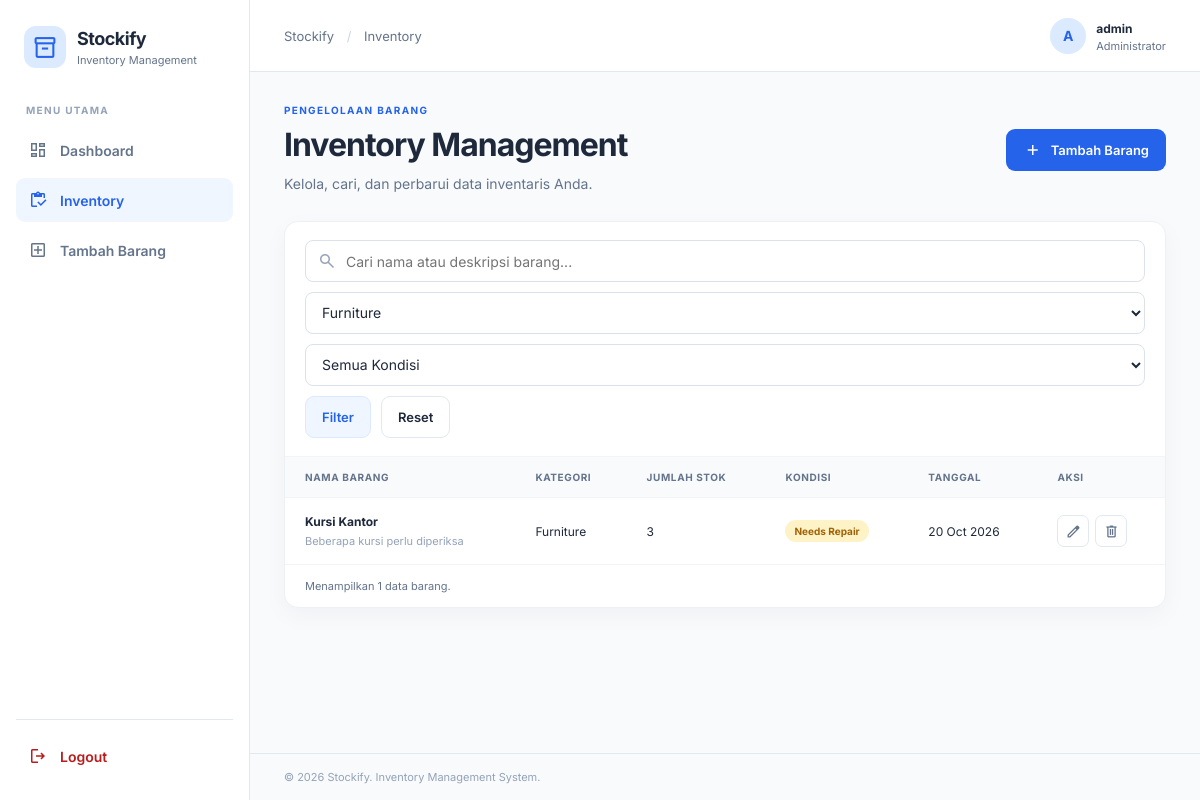
Screenshot of /barang.php?category=Furniture (signed in) with the database file from the repository.
### tables this page shows
CREATE TABLE IF NOT EXISTS items (
    id INT UNSIGNED AUTO_INCREMENT PRIMARY KEY,
    item_name VARCHAR(150) NOT NULL,
    category VARCHAR(100) NOT NULL,
    quantity INT UNSIGNED NOT NULL DEFAULT 0,
    condition_status ENUM('Good', 'Needs Repair', 'Damaged') NOT NULL DEFAULT 'Good',
    description TEXT NULL,
    created_at TIMESTAMP DEFAULT CURRENT_TIMESTAMP,
    updated_at TIMESTAMP DEFAULT CURRENT_TIMESTAMP ON UPDATE CURRENT_TIMESTAMP
);

### barang.php (the view, shortened to what this page needs)
<?php
require_once 'config/database.php';
$search = trim($_GET['q'] ?? '');
$category = trim($_GET['category'] ?? '');
$sql = 'SELECT * FROM items WHERE 1=1';
$params = [];
if ($category !== '') { $sql .= ' AND category = ?'; $params[] = $category; }
$sql .= ' ORDER BY created_at DESC, id DESC';
$stmt = $pdo->prepare($sql);
$stmt->execute($params);
$items = $stmt->fetchAll();
$categories = $pdo->query("SELECT DISTINCT category FROM items WHERE category <> '' ORDER BY category")->fetchAll(PDO::FETCH_COLUMN);
require 'includes/header.php';
?>
<section class="page-heading">
    <div><p class="eyebrow">PENGELOLAAN BARANG</p><h1>Inventory Management</h1><p>Kelola, cari, dan perbarui data inventaris Anda.</p></div>
    <a href="tambah_barang.php" class="btn btn-primary"><span class="material-symbols-outlined">add</span>Tambah Barang</a>
</section>
<section class="panel">
    <form method="get" class="filters">
        <div class="search-field"><span class="material-symbols-outlined">search</span><input type="search" name="q" value="<?= htmlspecialchars($search) ?>" placeholder="Cari nama atau deskripsi barang..."></div>
        <select name="category" aria-label="Filter kategori"><option value="">Semua Kategori</option><?php foreach ($categories as $cat): ?><option value="<?= htmlspecialchars($cat) ?>" <?= $category === $cat ? 'selected' : '' ?>><?= htmlspecialchars($cat) ?></option><?php endforeach; ?></select>
        <select name="condition" aria-label="Filter kondisi"><option value="">Semua Kondisi</option></select>
        <button class="btn btn-secondary" type="submit">Filter</button>
        <a class="btn btn-ghost" href="barang.php">Reset</a>
    </form>
    <?php if (!$items): ?>
        <div class="empty-state"><span class="material-symbols-outlined">inventory</span><h3>Barang tidak ditemukan</h3><p>Coba ubah kata kunci atau tambahkan data barang baru.</p><a href="tambah_barang.php" class="btn btn-primary">Tambah Barang</a></div>
    <?php else: ?>
    <div class="table-wrap"><table><thead><tr><th>Nama Barang</th><th>Kategori</th><th>Jumlah Stok</th><th>Kondisi</th><th>Tanggal</th><th>Aksi</th></tr></thead><tbody>
    <?php foreach ($items as $item): ?>
    <tr>
        <td><strong><?= htmlspecialchars($item['item_name']) ?></strong><small class="table-sub"><?= htmlspecialchars($item['description'] ?: 'Tidak ada deskripsi') ?></small></td>
        <td><?= htmlspecialchars($item['category']) ?></td><td><?= number_format((int)$item['quantity']) ?></td>
        <td><span class="status status-<?= strtolower(str_replace(' ', '-', $item['condition_status'])) ?>"><?= htmlspecialchars($item['condition_status']) ?></span></td>
        <td><?= date('d M Y', strtotime($item['created_at'])) ?></td>
        <td><div class="actions"><a class="icon-button" href="edit_barang.php?id=<?= (int)$item['id'] ?>" title="Edit"><span class="material-symbols-outlined">edit</span></a><form method="post" action="hapus_barang.php" data-confirm="Yakin ingin menghapus barang ini?"><input type="hidden" name="id" value="<?= (int)$item['id'] ?>"><button class="icon-button danger" type="submit" title="Hapus"><span class="material-symbols-outlined">delete</span></button></form></div></td>
    </tr>
    <?php endforeach; ?>
    </tbody></table></div>
    <div class="table-bottom">Menampilkan <?= count($items) ?> data barang.</div>
    <?php endif; ?>
</section>
<?php require 'includes/footer.php'; ?>

### assets/css/style.css (style rules this page uses)
:root { --primary: #2563eb; --primary-dark: #1d4ed8; --ink: #1e293b; --muted: #64748b; --line: #e2e8f0; --surface: #ffffff; --background: #f8fafc; --green: #15803d; --orange: #b45309; --red: #b91c1c; --radius: 14px; --shadow: 0 8px 24px rgba(15, 23, 42, .04); }
* { box-sizing: border-box; }
body { margin: 0; font-family: Inter, Arial, sans-serif; background: var(--background); color: var(--ink); font-size: 14px; }
a { color: inherit; text-decoration: none; }
button, input, select, textarea { font: inherit; }
button, a, input, select, textarea { -webkit-tap-highlight-color: transparent; }
.material-symbols-outlined { font-size: 20px; vertical-align: middle; }
.nav-label, .eyebrow { color: #94a3b8; font-size: 10px; font-weight: 700; letter-spacing: 1.3px; }
.page-heading { display: flex; align-items: center; justify-content: space-between; gap: 20px; margin-bottom: 26px; }
.eyebrow { margin: 0 0 9px; color: var(--primary); }
h1, h2, h3, p { margin-top: 0; }
h1 { margin-bottom: 9px; font-size: clamp(25px, 3vw, 32px); letter-spacing: -1px; }
.page-heading p:not(.eyebrow) { color: var(--muted); margin-bottom: 0; line-height: 1.6; }
.btn { display: inline-flex; justify-content: center; align-items: center; gap: 8px; min-height: 42px; padding: 0 16px; border: 1px solid transparent; border-radius: 9px; font-weight: 600; font-size: 13px; cursor: pointer; transition: .2s ease; white-space: nowrap; }
.btn-primary { background: var(--primary); color: white; }
.btn-secondary { background: #eff6ff; border-color: #dbeafe; color: var(--primary); }
.btn-ghost { background: white; color: var(--ink); border-color: var(--line); }
.stat-card, .panel { background: var(--surface); border: 1px solid #edf1f5; border-radius: var(--radius); box-shadow: var(--shadow); }
.panel { overflow: hidden; margin-bottom: 24px; }
.table-wrap { width: 100%; overflow-x: auto; }
table { width: 100%; border-collapse: collapse; text-align: left; white-space: nowrap; }
th { padding: 14px 20px; background: #f8fafc; color: #64748b; font-size: 10px; letter-spacing: .6px; text-transform: uppercase; font-weight: 700; }
td { padding: 16px 20px; border-top: 1px solid #f1f5f9; font-size: 12px; }
td strong { display: block; font-size: 12px; }
.table-sub { display: block; margin-top: 5px; color: #94a3b8; font-size: 11px; max-width: 250px; overflow: hidden; text-overflow: ellipsis; }
.status { display: inline-flex; padding: 5px 9px; border-radius: 99px; font-size: 10px; font-weight: 700; }
.status-needs-repair { color: #a16207; background: #fef3c7; }
.actions { display: flex; align-items: center; gap: 6px; }
.actions form { display: inline-flex; margin: 0; }
.icon-button { display: inline-grid; place-items: center; width: 32px; height: 32px; border: 1px solid var(--line); background: white; border-radius: 7px; color: var(--muted); cursor: pointer; }
.icon-button .material-symbols-outlined { font-size: 17px; }
.table-bottom { padding: 14px 20px; border-top: 1px solid #f1f5f9; color: var(--muted); font-size: 11px; }
.filters { display: flex; flex-wrap: wrap; align-items: center; gap: 10px; padding: 18px 20px; border-bottom: 1px solid #f1f5f9; }
.search-field { position: relative; flex: 1 1 230px; }
.search-field > span { position: absolute; left: 12px; top: 50%; transform: translateY(-50%); color: #94a3b8; }
.search-field input { padding-left: 40px; width: 100%; }
input, select, textarea { min-height: 42px; padding: 10px 12px; background: white; border: 1px solid #dbe2ea; border-radius: 8px; color: var(--ink); outline: none; width: 100%; }
select { cursor: pointer; }

### rows the page displays
items: item_name "Kursi Kantor", description "Beberapa kursi perlu diperiksa", category "Furniture", quantity "3", condition_status "Needs Repair", created_at "20 Oct 2026"

### other values shown
$pageTitle "Inventory"
substr($_SESSION['admin_username'] ?? 'A', 0, 1) "A"
$_SESSION['admin_username'] "admin"
count($items) "1"
form field category "Furniture"
